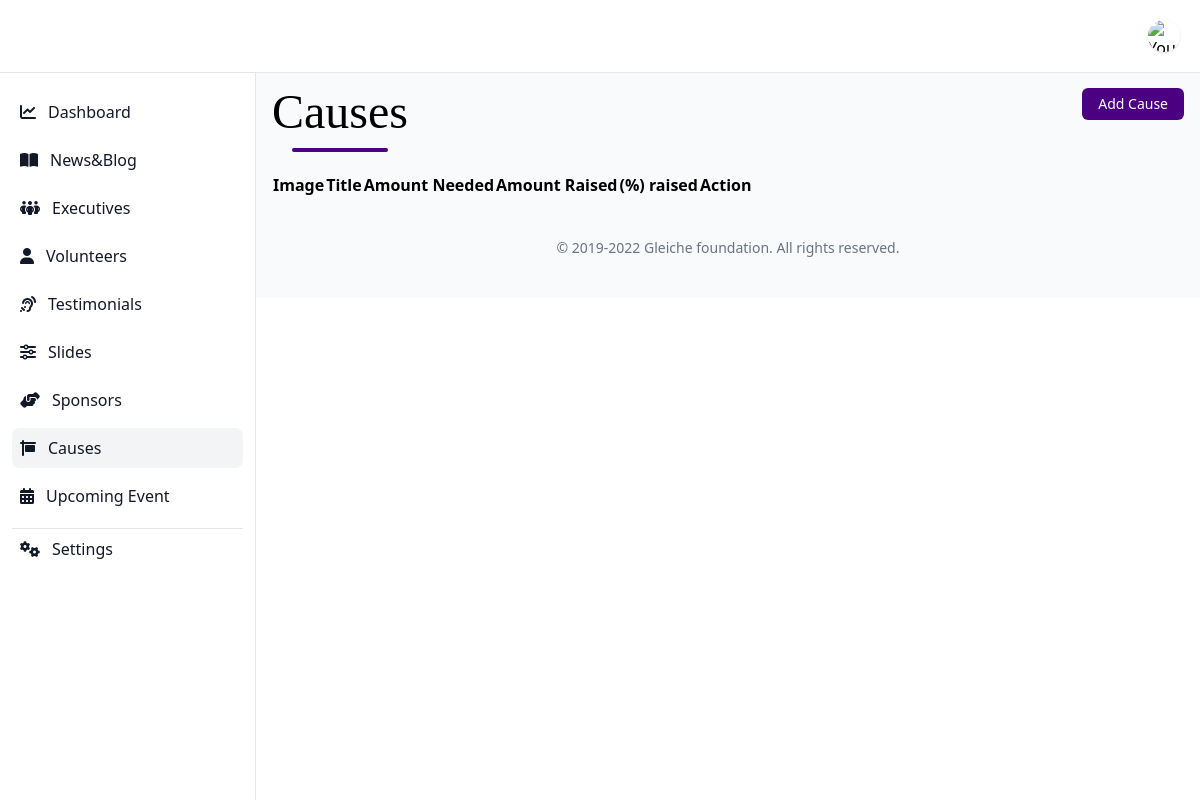
Page /system/causes/ on the earlier database version.
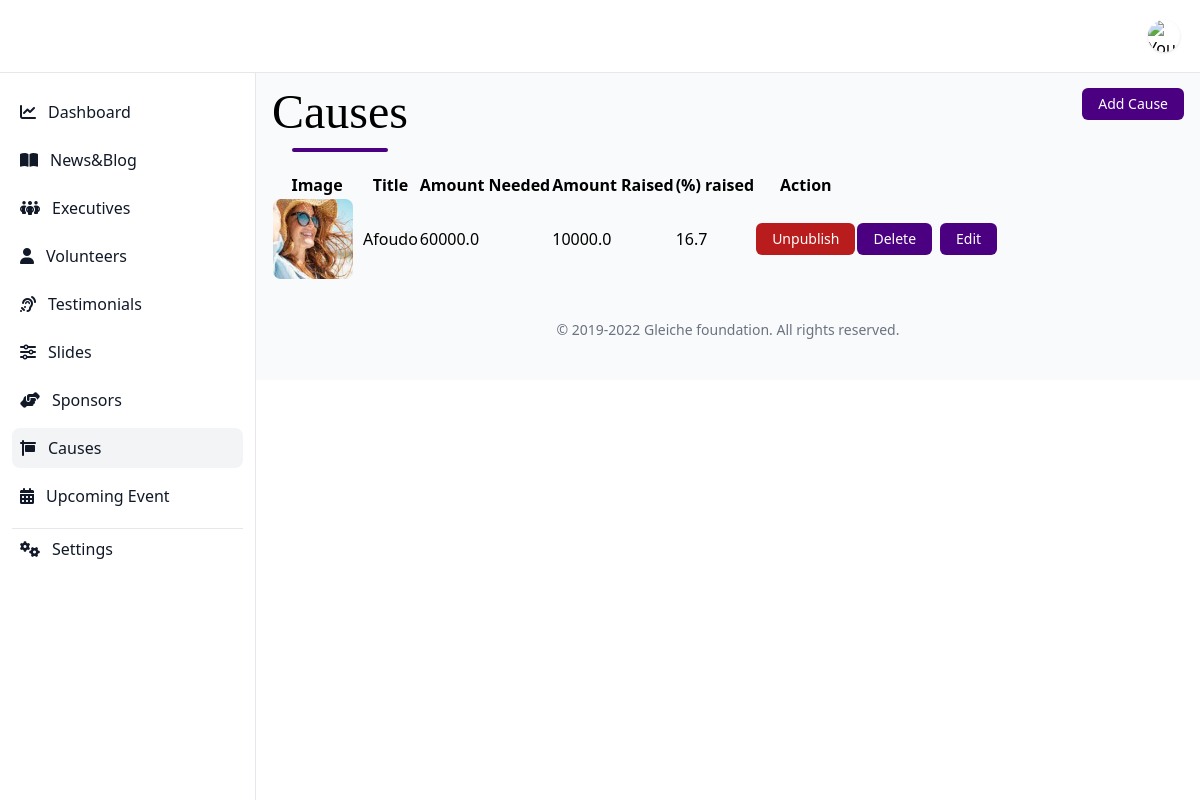
Same page on the later database version.
### backend/models.py (models this page shows, shortened)
class Cause(models.Model):
    title = models.CharField(max_length=200, null=False)
    image = models.ImageField(upload_to=causes_images_upload_to_dir, default=default_gleiche_banner_image, blank=True)
    description = models.TextField()
    amount_needed = models.FloatField()
    amount_raised = models.FloatField(blank=True, default=0.0)
    date_created = models.DateTimeField(auto_now_add=True)
    publish = models.BooleanField(default=False)
    def percentage_complete(self):
        if self.amount_raised == 0:
            return
        return (self.amount_raised/self.amount_needed)*100

### backend/views.py (the view)
# urls.py: path('causes/', views.causes, name="system_causes"),
def causes(request):
    causes = Cause.objects.all().order_by('-date_created')
    data = {
        'causes': causes
    }
    return render(request, 'backend/causes.html', data)

### backend/templates/backend/causes.html (shortened to what this page needs)
{% extends 'backend/main.html' %}
{% block main %}
<div class="flex justify-between">
    {% include 'backend/includes/page_header.html' with title='Causes' %}
    <div>
        {% url 'add_cause' as action_url %}
        {% include 'backend/components/link_button.html' with text="Add Cause" link=action_url %}
    </div>
</div>
<div class=" mt-5">
    <table class="table_id display">
        <thead>
            <tr>
                <th>Image</th>
                <th>Title</th>
                <th>Amount Needed</th>
                <th>Amount Raised</th>
                <th>(%) raised</th>
                <th>Action</th>
                <th></th>
            </tr>
        </thead>
        <tbody>
            {% for item in causes %}
            <tr>
                <td>
                    <div class="flex flex-col items-center">
                        <div class="w-20 mr-2">
                            <img class="rounded-lg" src="/static/images{{item.image.url}}" alt="">
                        </div>
                    </div>
                </td>
                <td>{{item.title}}</td>
                <td>{{item.amount_needed}}</td>
                <td>{{item.amount_raised}}</td>
                <td>{{item.percentage_complete|default_if_none:0|floatformat:1}}</td>
                <td>
                    {% if item.publish == 0 %}
                    <button
                        class="inline-block px-4 py-1.5 bg-blue-500 hover:bg-blue-200 hover:shadow-2xl transition-all rounded-md text-white text-sm change_publish_status"
                        data-executive_id="{{item.id}}" data-publish_executive="{{item.publish}}">Pubish
                    </button>
                    {% else %}
                    <button
                        class="inline-block px-4 py-1.5 bg-red-700 hover:bg-red-200 hover:shadow-2xl transition-all rounded-md text-white text-sm change_publish_status"
                        data-executive_id="{{item.id}}" data-publish_executive="{{item.publish}}">Unpublish
                    </button>
                    {% endif %}
                </td>
                <td>
                    <div class="flex">
                        <form action="{% url 'delete_cause' item.id %}" method="POST" class="mr-2">
                            {% include 'backend/components/submit_button.html' with text="Delete" style="bg-red-700" %}
                        </form>
                        {% url 'update_cause' item.id as updated_action_url %}
                        {% include 'backend/components/link_button.html' with text="Edit" link=updated_action_url %}
                    </div>
                </td>
            </tr>
            {% endfor %}
        </tbody>
    </table>
</div>
{% endblock %}

### backend/templates/backend/components/link_button.html
<a href="{{link}}"
    class="inline-block px-4 py-1.5 bg-primary hover:bg-primary-200 hover:shadow-2xl transition-all rounded-md text-white text-sm {{style}}">
    {{text}}
</a>

### backend/templates/backend/components/submit_button.html
<button type="submit"
    class="inline-block px-4 py-1.5 bg-primary hover:bg-primary-200 hover:shadow-2xl transition-all rounded-md text-white text-sm {{style}}">
    {{text}}
</button>

Differences in the rows shown:
added Cause: image (picture), title "Afoudo", amount_needed "60000.0", amount_raised "10000.0", percentage_complete "16.7", text "Delete", text "Edit"
